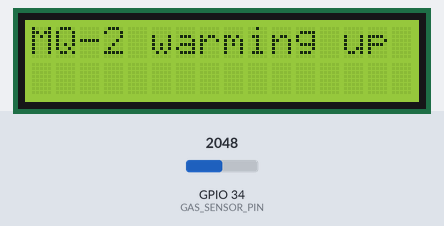
Bench run of a sketch on a simulated ESP32. On the bench: 16×2 character LCD. Inputs (shaded band) come from the test bench; at power-on: GPIO 34 (GAS_SENSOR_PIN) = 2048. What the sketch prints to the serial monitor is not drawn.

Above: at 0.1 s.
At 20.2 s:
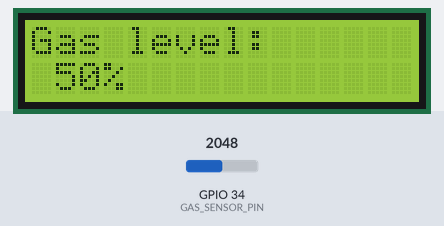

The sketch:

gas_leakage.ino
```cpp
/*
  Gas Leakage Detection System
  Board:   ESP32
  Sensor:  MQ-2 gas sensor (analog output)
  Output:  I2C LCD (16x2)

  Behaviour:
    - Waits for the MQ-2 sensor to warm up after power-up
    - Reads the sensor once per second (average of 10 samples)
    - Shows the gas level as a percentage on the LCD: the value rises when
      gas is near the sensor and falls again when the gas is removed

  Wiring caution: the MQ-2 analog output can reach 5 V, but ESP32 pins only
  tolerate 3.3 V. Use a voltage divider between the sensor output and the
  ESP32 input pin.

  NOTE: This sketch was reconstructed in 2026 from the design of the
  original 2024 project. The original source file was not kept. Pin numbers,
  the LCD address and the LCD wording are typical or placeholder values, not
  recovered ones, and this reconstruction has not been tested on hardware.
  The percentage is a relative gas level, not a calibrated concentration in ppm.

  Library: "LiquidCrystal I2C" by Frank de Brabander (install from the Library Manager)
*/

#include <Wire.h>
#include <LiquidCrystal_I2C.h>

// ---------- Pin assignments (adjust to your wiring) ----------
const int GAS_SENSOR_PIN = 34;   // MQ-2 analog output (through a voltage divider)

// ---------- Settings ----------
const int ADC_MAX                    = 4095;     // ESP32 ADC is 12-bit
const unsigned long WARMUP_MS        = 20000;    // MQ-2 needs time to heat up before readings settle
const unsigned long READ_INTERVAL_MS = 1000;     // Time between readings

// ---------- LCD settings ----------
const uint8_t LCD_ADDRESS = 0x27;   // Common I2C address; some modules use 0x3F
LiquidCrystal_I2C lcd(LCD_ADDRESS, 16, 2);

unsigned long lastReading = 0;

int readGasPercent() {
  long total = 0;
  for (int i = 0; i < 10; i++) {
    total += analogRead(GAS_SENSOR_PIN);
    delay(10);
  }
  int raw = total / 10;

  Serial.print("Raw ADC: ");
  Serial.println(raw);

  return (int)((long)raw * 100 / ADC_MAX);
}

void setup() {
  Serial.begin(115200);

  Wire.begin(21, 22);   // ESP32 default I2C pins: SDA = 21, SCL = 22
  lcd.init();
  lcd.backlight();

  lcd.setCursor(0, 0);
  lcd.print("MQ-2 warming up");
  delay(WARMUP_MS);

  lcd.clear();
  lcd.setCursor(0, 0);
  lcd.print("Gas level:");
}

void loop() {
  if (millis() - lastReading >= READ_INTERVAL_MS) {
    lastReading = millis();

    int percent = readGasPercent();

    char line[17];
    snprintf(line, sizeof(line), "%3d%%            ", percent);
    lcd.setCursor(0, 1);
    lcd.print(line);

    Serial.print("Gas level: ");
    Serial.print(percent);
    Serial.println("%");
  }
}
```
